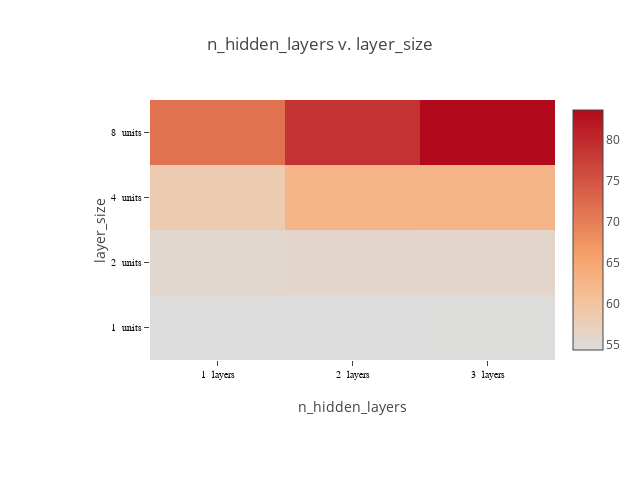

Here is the notebook cell this chart was saved with:
### Code cell
def plot_matrix(lossframe, x_labels, y_labels, x_suffix="", y_suffix=""):

    pivot = lossframe.pivot_table(index=[y_labels], columns=[x_labels], values=['loss'])
#    print(pivot)
    # specify labels as strings, to force plotly to use a discrete axis
#    print(pivot.columns.levels[1]).values
#    print(lossframe[x_labels].dtype)
    
    if lossframe[x_labels].dtype == np.float64 or lossframe[x_labels].dtype == np.float32:
        xaxis = ["%f %s" % (i, x_suffix) for i in pivot.columns.levels[1].values]
    else:
        xaxis = ["%d %s" % (i, x_suffix) for i in pivot.columns.levels[1].values]
    if lossframe[y_labels].dtype == np.float64 or lossframe[y_labels].dtype == np.float32:
        yaxis = ["%f %s" % (i, y_suffix) for i in pivot.index.values]
    else:
        yaxis = ["%d %s" % (i, y_suffix) for i in pivot.index.values]
        
#    print(xaxis, yaxis)
    """plot a heat map of a matrix"""
    chart_width=640
    chart_height=480
    
    layout = Layout(
        title="%s v. %s" % (x_labels, y_labels),
        height=chart_height,
        width=chart_width,     
        margin=dict(
            l=150,
            r=30,
            b=120,
            t=100,
        ),
        xaxis=dict(
            title=x_labels,
            tickfont=dict(
                family='Arial, sans-serif',
                size=10,
                color='black'
            ),
        ),
        yaxis=dict(
            title=y_labels,
            tickfont=dict(
                family='Arial, sans-serif',
                size=10,
                color='black'
            ),
        ),
    )
    
    data = [Heatmap(z=pivot.values,
                    x=xaxis,
                    y=yaxis,
                    colorscale=[[0, 'rgb(0,0,255)', [1, 'rgb(255,0,0)']]],
                   )
           ]

    fig = Figure(data=data, layout=layout)
    return iplot(fig, link_text="")

plot_matrix(lossframe, "n_hidden_layers", "layer_size", x_suffix=" layers", y_suffix=" units")

### Figure 1 — Plotly figure (JSON) as saved in the notebook; plotly's stock layout.template omitted (floating-point values rounded to 4 significant figures)
{"data": [{"colorscale": [[0, "rgb(0,0,255)", [1, "rgb(255,0,0)"]]], "type": "heatmap", "x": ["1  layers", "2  layers", "3  layers"], "y": ["1  units", "2  units", "4  units", "8  units"], "z": [[54.42, 54.42, 54.49], [55.63, 56.07, 56.08], [58.38, 62.6, 62.71], [71.63, 78.98, 83.65]]}], "layout": {"height": 480, "margin": {"b": 120, "l": 150, "r": 30, "t": 100}, "title": "n_hidden_layers v. layer_size", "width": 640, "xaxis": {"tickfont": {"color": "black", "family": "Arial, sans-serif", "size": 10}, "title": "n_hidden_layers"}, "yaxis": {"tickfont": {"color": "black", "family": "Arial, sans-serif", "size": 10}, "title": "layer_size"}}}
